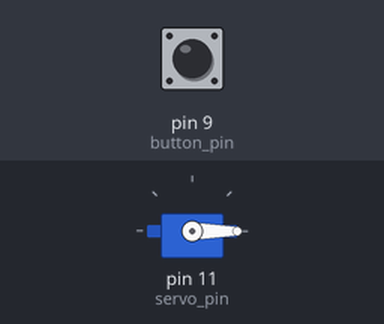
This sketch was run on a simulated Arduino Uno, built with avr-gcc and run on an emulated ATmega328P. On the bench: servo. The inputs (shaded band) are chosen by the test bench; at power-on: pin 9 (button_pin) HIGH. What the sketch prints to the serial monitor is not drawn.

Above: at 1.2 s.
1.3 s: pin 9 (button_pin) pulled LOW for 0.15 s
At 1.38 s:
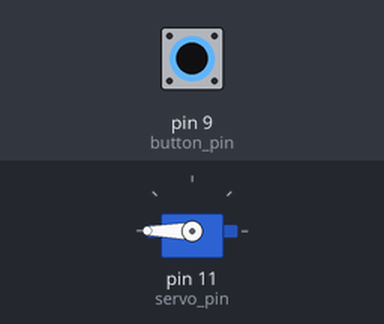
2.9 s: pin 9 (button_pin) pulled LOW for 3.2 s
At 6.5 s:
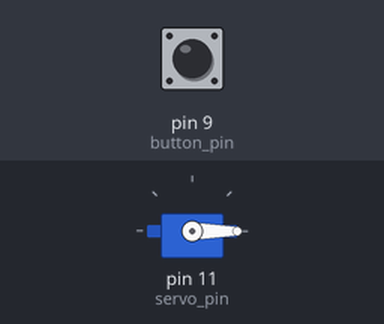
Timing chart, 0 to 8.0 s (numbered marks = the images above; inputs shaded):
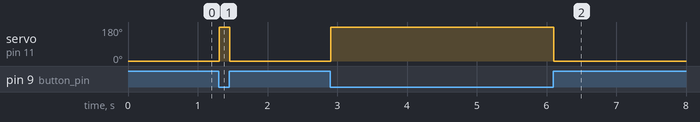

The sketch:

servo_with_pullup_button.ino
```cpp
/* This script controls the servo with the pullup button.
Pullup --> Default State: HIGH (VCC) */


#include "Servo.h"

Servo my_servo;

int servo_pin = 11;
int button_pin = 9;


void setup() {
  Serial.begin(9600);
  pinMode(button_pin, INPUT_PULLUP);
  my_servo.attach(servo_pin);
}


void loop() {
  bool button_state = digitalRead(button_pin);
  Serial.println(button_state);

  if (button_state == HIGH) {  // rotate to the angle 0*
    my_servo.write(0);
  }

  else if (button_state == LOW) {  // rotate to the angle 180*
    my_servo.write(180);
  }
}
```

Measured:
- after the input at 1.3 s, servo on pin 11 (servo_pin): 0° → 180° at once, → 0° 0.15 s later
- after the input at 2.9 s, servo on pin 11 (servo_pin): 0° → 180° at once, → 0° 3.2 s later
